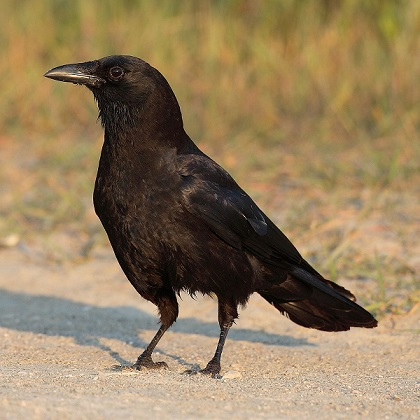
#> input picture bird.jpg, 420 x 420 px
$ python clustring.py
#> lines starting #> are read from the running program, lines starting #| are printed output that depends on the picture
import numpy as np
from PIL import Image
import matplotlib.pyplot as plt

def fusion(image, iters):
    for greyscale in range(255):
        distance_matrix = abs(image - greyscale)
        i = 0
        distance_range = 1
        while i < iters:
            if distance_range in distance_matrix :
                index = np.argmin(np.ma.masked_where(distance_matrix < distance_range, distance_matrix))
                nearest_pixel = image.item(index)
                image[image == nearest_pixel] = min(greyscale, nearest_pixel)
                distance_range += 1
            i += 1

iteration = int(input("How many fusions ? : "))
#> the answer given: 3

img = Image.open('bird.jpg').convert('L')
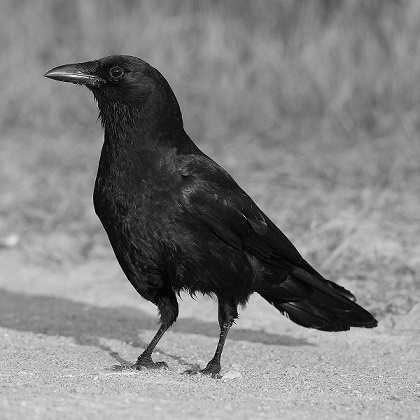
#> img: PIL image 420x420 L; min 0, max 252, mean 129.5
imageMat = np.array(img)


fusion(imageMat, iteration)


plt.subplot(1, 2, 1)
plt.title('1')
plt.imshow(img, cmap='gray')
plt.subplot(1, 2, 2)
plt.title('2')
plt.imshow(Image.fromarray(imageMat), cmap='gray')

plt.show()
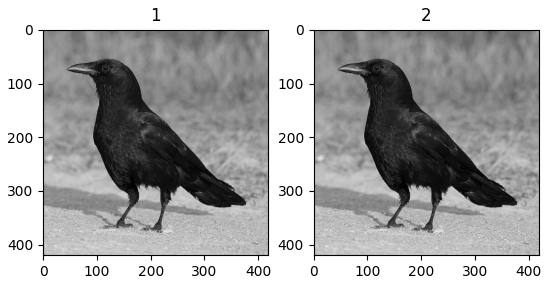
#> figure drawn by matplotlib, 2 panels

$ run again, with Test.jpg copied over bird.jpg
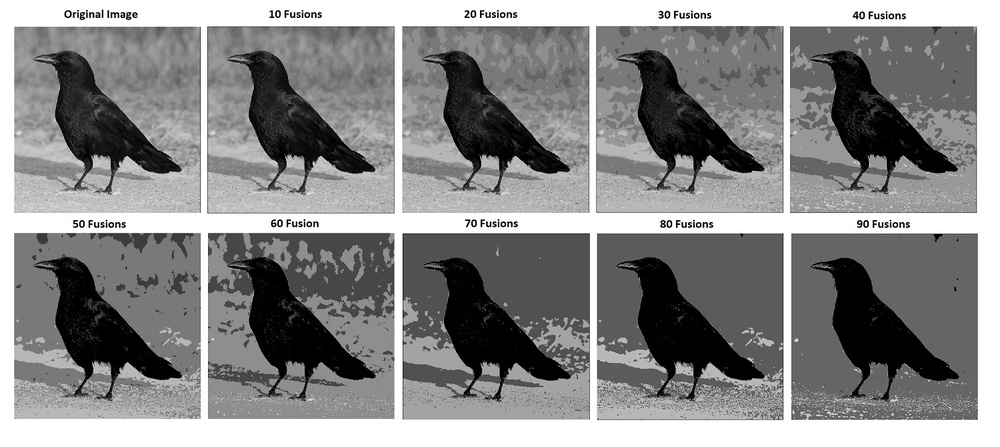
#> input picture Test.jpg, 1000 x 447 px, shrunk from 1500 x 670 before the run
#> the loop in fusion, `for greyscale in range(255):` made 255 passes
#> pass 2, in fusion, `distance_matrix = abs(image - greyscale)`:
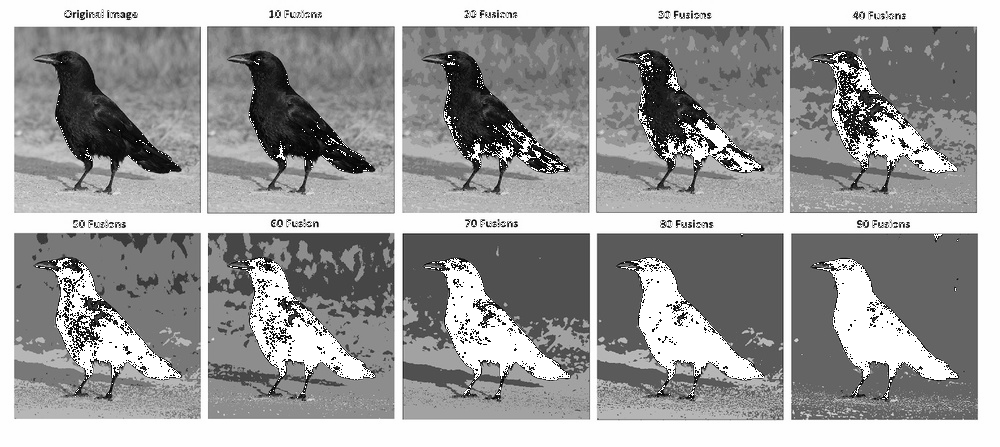
#> distance_matrix: shape (447, 1000); min 3, max 255, mean 156.7
#> `plt.show()`:
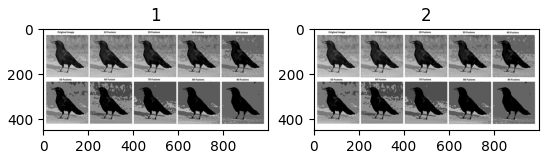
#> figure drawn by matplotlib, 2 panels
